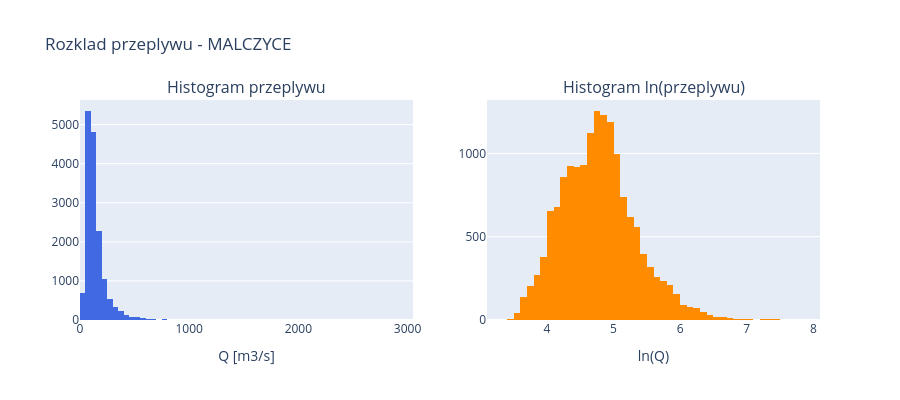

Notebook cell for this chart:
### Markdown cell above
**Prompt do LLM:**
> *"Napisz kod z plotly make_subplots ktory narysuje 2 histogramy obok siebie: przeplyw Q i ln(Q). Użyj np.log() do transformacji."*

**Użyte moduły/funkcje:** `plotly.subplots.make_subplots()` — 2 histogramy, np.log() dla transformacji

### Code cell
sdf = df[df['station_id'] == PRIMARY_STATION]['discharge_m3s'].dropna()

fig = make_subplots(rows=1, cols=2, subplot_titles=['Histogram przeplywu', 'Histogram ln(przeplywu)'])

fig.add_trace(
    go.Histogram(x=sdf, nbinsx=80, name='Q', marker_color='royalblue'),
    row=1, col=1
)
fig.add_trace(
    go.Histogram(x=np.log(sdf), nbinsx=80, name='ln(Q)', marker_color='darkorange'),
    row=1, col=2
)
fig.update_xaxes(title_text='Q [m3/s]', row=1, col=1)
fig.update_xaxes(title_text='ln(Q)', row=1, col=2)
fig.update_layout(title=f'Rozklad przeplywu - {name}', height=400, showlegend=False)
fig.show()

### Figure 1 — Plotly figure (JSON) as saved in the notebook; plotly's stock layout.template omitted (floating-point values rounded to 4 significant figures; data arrays with more than 128 entries replaced by an {"elided": "..."} marker saying what was removed)
{"data": [{"marker": {"color": "royalblue"}, "name": "Q", "nbinsx": 80, "type": "histogram", "x": {"elided": "15705 float values"}, "xaxis": "x", "yaxis": "y"}, {"marker": {"color": "darkorange"}, "name": "ln(Q)", "nbinsx": 80, "type": "histogram", "x": {"elided": "15705 float values"}, "xaxis": "x2", "yaxis": "y2"}], "layout": {"annotations": [{"font": {"size": 16}, "showarrow": false, "text": "Histogram przeplywu", "x": 0.225, "xanchor": "center", "xref": "paper", "y": 1, "yanchor": "bottom", "yref": "paper"}, {"font": {"size": 16}, "showarrow": false, "text": "Histogram ln(przeplywu)", "x": 0.775, "xanchor": "center", "xref": "paper", "y": 1, "yanchor": "bottom", "yref": "paper"}], "height": 400, "showlegend": false, "title": {"text": "Rozklad przeplywu - MALCZYCE"}, "xaxis": {"anchor": "y", "domain": [0, 0.45], "title": {"text": "Q [m3/s]"}}, "xaxis2": {"anchor": "y2", "domain": [0.55, 1], "title": {"text": "ln(Q)"}}, "yaxis": {"anchor": "x", "domain": [0, 1]}, "yaxis2": {"anchor": "x2", "domain": [0, 1]}}}
